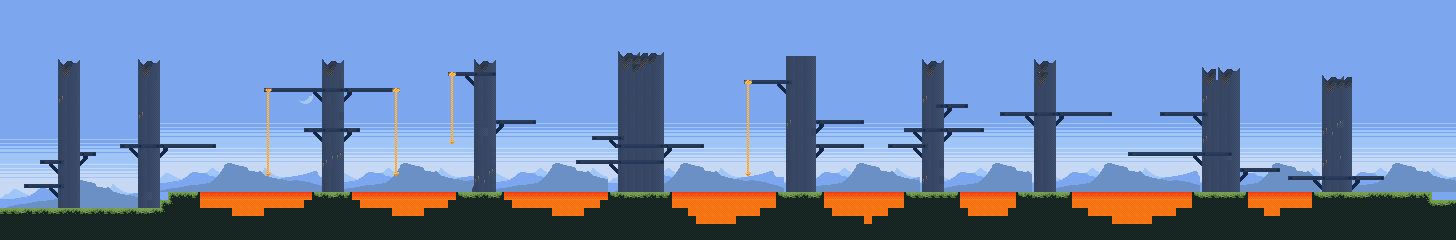

Rendered tile map (Tiled .tmx) drawn with the repository's tilesets; below, a short description and the map source with its tile grids summarised:
An orthogonal 182x30 tile map with 8x8 px tiles, 2 tile layers (Background, Large Trees), 2 hidden layers not drawn, 5 tilesets.

<map version="1.10" tiledversion="1.10.2" orientation="orthogonal" renderorder="right-down" width="182" height="30" tilewidth="8" tileheight="8" infinite="0" nextlayerid="7" nextobjectid="12">
 <tileset firstgid="1" source="Forest_First_Attempt.tsx" />
 <tileset firstgid="391" source="toolset-design-genrated-palette.tsx" />
 <tileset firstgid="45973" source="image.tsx" />
 <tileset firstgid="52213" source="background.tsx" />
 <tileset firstgid="52603" source="10-3 Maybe Complete TileSet Final.tsx" />
 <layer id="2" name="Background" width="182" height="30">
  <data>[5460 cells, 4425 non-empty, 316 distinct tile ids]</data>
 </layer>
 <layer id="1" name="Foreground" width="182" height="30" visible="0">
  <data>[5460 cells, 1927 non-empty, 186 distinct tile ids]</data>
 </layer>
 <layer id="3" name="Projectiles" width="182" height="30" visible="0">
  <data>[5460 cells, 18 non-empty, 2 distinct tile ids]</data>
 </layer>
 <layer id="4" name="Large Trees" width="182" height="30">
  <data>[5460 cells, 1874 non-empty, 53 distinct tile ids]</data>
 </layer>
</map>
